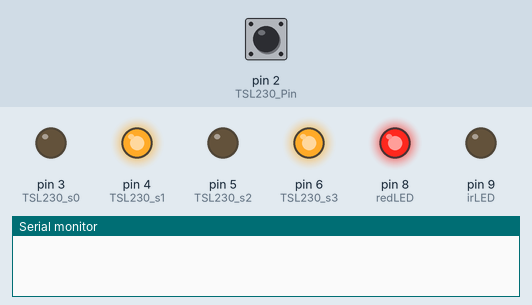
Recording of a sketch running on a simulated Arduino Uno, built with avr-gcc and run on an emulated ATmega328P. On the bench: output pins drawn as LEDs (lit = HIGH), the last lines printed to the serial monitor. Inputs (shaded band) come from the test bench; at power-on: pin 2 (TSL230_Pin) LOW.

Above: at 1.2 s.
1.3 s: pin 2 (TSL230_Pin) pulsed HIGH 5 times (0.12 s each, 0.3 s apart)
At 3.0 s:
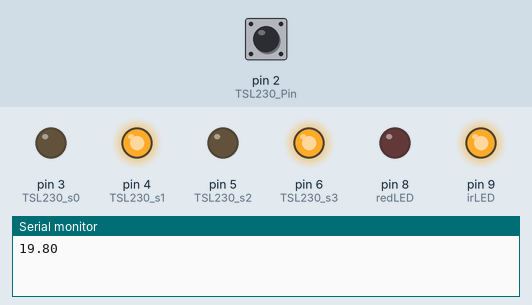
Timing chart, 0 to 10.1 s (numbered marks = the images above; inputs shaded):
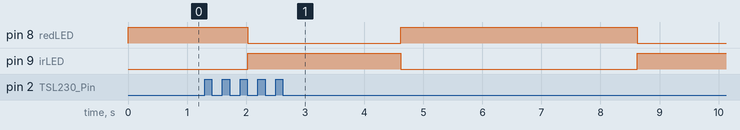

The sketch:

TSL230Test2.ino
```cpp
// Article:  http://bildr.org/2011/08/tsl230r-arduino/

int redLED = 8;
int irLED = 9;
int TSL230_Pin = 2; //TSL230 output
int TSL230_s0 = 3; //TSL230 sensitivity setting 1
int TSL230_s1 = 4; //TSL230 sensitivity setting 2
int TSL230_s2 = 5; //divide-by setting
int TSL230_s3 = 6; //divide-by setting
int TSL230_samples = 4; //higher = slower but more stable and accurate

void setup(){
  Serial.begin(9600);
  pinMode(redLED, OUTPUT);
  pinMode(irLED, OUTPUT);
  digitalWrite(redLED, HIGH);
  digitalWrite(irLED, LOW);
  setupTSL230();
}
void loop(){

  float red = readTSL230(TSL230_samples);
  Serial.print(red);
  delay(4);
  digitalWrite(irLED, HIGH);digitalWrite(redLED, LOW);
  float ir = readTSL230(TSL230_samples);
  Serial.print(" ");Serial.println(ir);
  digitalWrite(irLED, LOW);digitalWrite(redLED, HIGH);
//threshold at lightlevel<10000

}


void setupTSL230(){
  pinMode(TSL230_s0, OUTPUT);
  pinMode(TSL230_s1, OUTPUT);
  pinMode(TSL230_s2, OUTPUT);
  pinMode(TSL230_s3, OUTPUT);

  //configure sensitivity - Can set to
  //S1 LOW  | S0 HIGH: low
  //S1 HIGH | S0 LOW:  med
  //S1 HIGH | S0 HIGH: high
  digitalWrite(TSL230_s1, HIGH);
  digitalWrite(TSL230_s0, LOW);

  //config Scaling:
  //S3  S2  SCALING (divide-by)
  //L   L   1
  //L   H   2
  //H   L   10*default
  //H   H   100x
  digitalWrite(TSL230_s2, LOW);
  digitalWrite(TSL230_s3, HIGH);

}
float readTSL230(int samples){
//sample light, return reading in frequency
//higher number means brighter

  float start = micros();
  int readings = 0;

  while(readings < samples){
   pulseIn(TSL230_Pin, HIGH);
   readings ++;
  }

  float length = micros() - start;
  float freq = (1000000 / (length / samples)) * 10;

  return freq;
}
```
